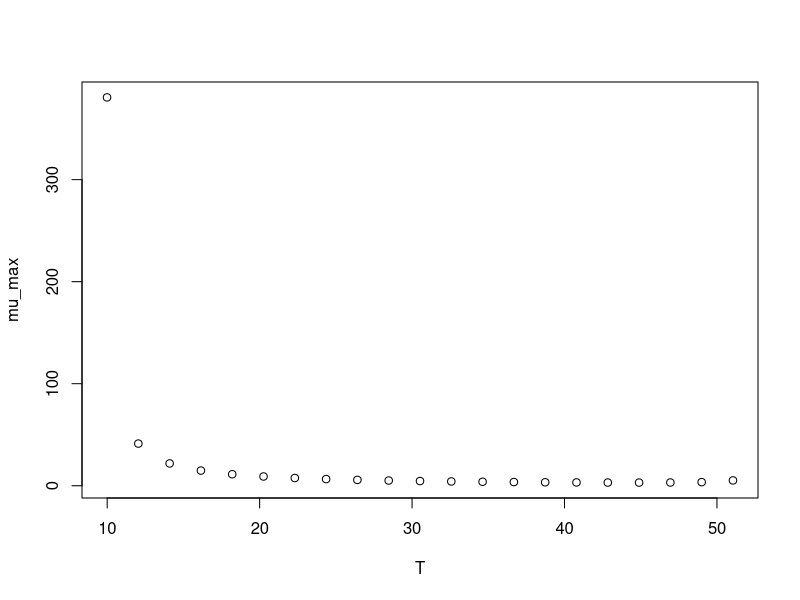

R code for this plot:
#############################
# start of Parameter script
#############################
T <- seq(9.99000999000999,51.051,length.out=21)
#############################
# end of Parameter script
#############################
############################# 
# start of Model script Gropin ID 1161 
#############################
 
# constant coefficients for this model
 
variables <- data.frame(T)
argumentsPar <- expand.grid(variables)
 
# heart of the model
response_surface <- function(T) {
   mumax <-((sqrt(0.048^2)*sqrt((T-9.74)^2)*sqrt((sqrt(1-exp(0.208*(T-52.1))))^2))^(-1))*log(1+(1/0.0105))

return(mumax=mumax)
} 

# output parameters
mumax <- cbind(argumentsPar,response_surface(argumentsPar['T']))
colnames(mumax) <- c(colnames(argumentsPar),'mumax')
#############################
# End of Model script
#############################
############################# 
# start of Visualisation script Gropin ID 1161 
#############################
plot(T,mumax$mumax,
                          xlab='T',
                          ylab='mu_max')
#############################
# End of Visualisation script
#############################
